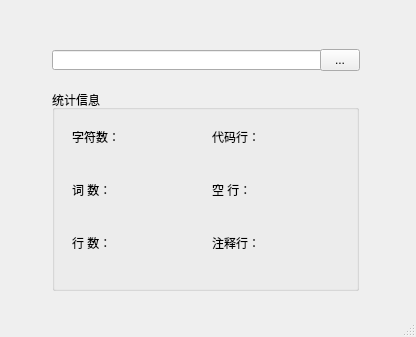
<?xml version="1.0" encoding="UTF-8"?>
<ui version="4.0">
 <class>mainWindow</class>
 <widget class="QMainWindow" name="mainWindow">
  <property name="geometry">
   <rect>
    <x>0</x>
    <y>0</y>
    <width>416</width>
    <height>337</height>
   </rect>
  </property>
  <property name="windowTitle">
   <string>MainWindow</string>
  </property>
  <property name="toolButtonStyle">
   <enum>Qt::ToolButtonTextUnderIcon</enum>
  </property>
  <widget class="QWidget" name="centralwidget">
   <widget class="QLineEdit" name="lineEdit">
    <property name="geometry">
     <rect>
      <x>52</x>
      <y>50</y>
      <width>271</width>
      <height>20</height>
     </rect>
    </property>
   </widget>
   <widget class="QToolButton" name="toolButton">
    <property name="geometry">
     <rect>
      <x>320</x>
      <y>49</y>
      <width>40</width>
      <height>22</height>
     </rect>
    </property>
    <property name="text">
     <string>...</string>
    </property>
   </widget>
   <widget class="QGroupBox" name="groupBox">
    <property name="geometry">
     <rect>
      <x>52</x>
      <y>90</y>
      <width>307</width>
      <height>201</height>
     </rect>
    </property>
    <property name="title">
     <string>统计信息</string>
    </property>
    <widget class="QLabel" name="label_zf">
     <property name="geometry">
      <rect>
       <x>20</x>
       <y>41</y>
       <width>54</width>
       <height>12</height>
      </rect>
     </property>
     <property name="text">
      <string>字符数：</string>
     </property>
    </widget>
    <widget class="QLabel" name="label_zfn">
     <property name="geometry">
      <rect>
       <x>80</x>
       <y>41</y>
       <width>54</width>
       <height>12</height>
      </rect>
     </property>
     <property name="text">
      <string/>
     </property>
    </widget>
    <widget class="QLabel" name="label_cs">
     <property name="geometry">
      <rect>
       <x>20</x>
       <y>94</y>
       <width>54</width>
       <height>12</height>
      </rect>
     </property>
     <property name="text">
      <string>词 数：</string>
     </property>
    </widget>
    <widget class="QLabel" name="label_hs">
     <property name="geometry">
      <rect>
       <x>20</x>
       <y>147</y>
       <width>54</width>
       <height>12</height>
      </rect>
     </property>
     <property name="text">
      <string>行 数：</string>
     </property>
    </widget>
    <widget class="QLabel" name="label_dmh">
     <property name="geometry">
      <rect>
       <x>160</x>
       <y>41</y>
       <width>54</width>
       <height>12</height>
      </rect>
     </property>
     <property name="text">
      <string>代码行：</string>
     </property>
    </widget>
    <widget class="QLabel" name="label_kh">
     <property name="geometry">
      <rect>
       <x>160</x>
       <y>94</y>
       <width>54</width>
       <height>12</height>
      </rect>
     </property>
     <property name="text">
      <string>空 行：</string>
     </property>
    </widget>
    <widget class="QLabel" name="label_zsh">
     <property name="geometry">
      <rect>
       <x>160</x>
       <y>147</y>
       <width>54</width>
       <height>12</height>
      </rect>
     </property>
     <property name="text">
      <string>注释行：</string>
     </property>
    </widget>
    <widget class="QLabel" name="label_csn">
     <property name="geometry">
      <rect>
       <x>80</x>
       <y>94</y>
       <width>54</width>
       <height>12</height>
      </rect>
     </property>
     <property name="text">
      <string/>
     </property>
    </widget>
    <widget class="QLabel" name="label_hsn">
     <property name="geometry">
      <rect>
       <x>80</x>
       <y>147</y>
       <width>54</width>
       <height>12</height>
      </rect>
     </property>
     <property name="text">
      <string/>
     </property>
    </widget>
    <widget class="QLabel" name="label_dmhn">
     <property name="geometry">
      <rect>
       <x>220</x>
       <y>40</y>
       <width>54</width>
       <height>12</height>
      </rect>
     </property>
     <property name="text">
      <string/>
     </property>
    </widget>
    <widget class="QLabel" name="label_khn">
     <property name="geometry">
      <rect>
       <x>220</x>
       <y>94</y>
       <width>54</width>
       <height>12</height>
      </rect>
     </property>
     <property name="text">
      <string/>
     </property>
    </widget>
    <widget class="QLabel" name="label_zshn">
     <property name="geometry">
      <rect>
       <x>220</x>
       <y>147</y>
       <width>54</width>
       <height>12</height>
      </rect>
     </property>
     <property name="text">
      <string/>
     </property>
    </widget>
   </widget>
  </widget>
  <widget class="QStatusBar" name="statusbar"/>
 </widget>
 <resources/>
 <connections/>
</ui>
